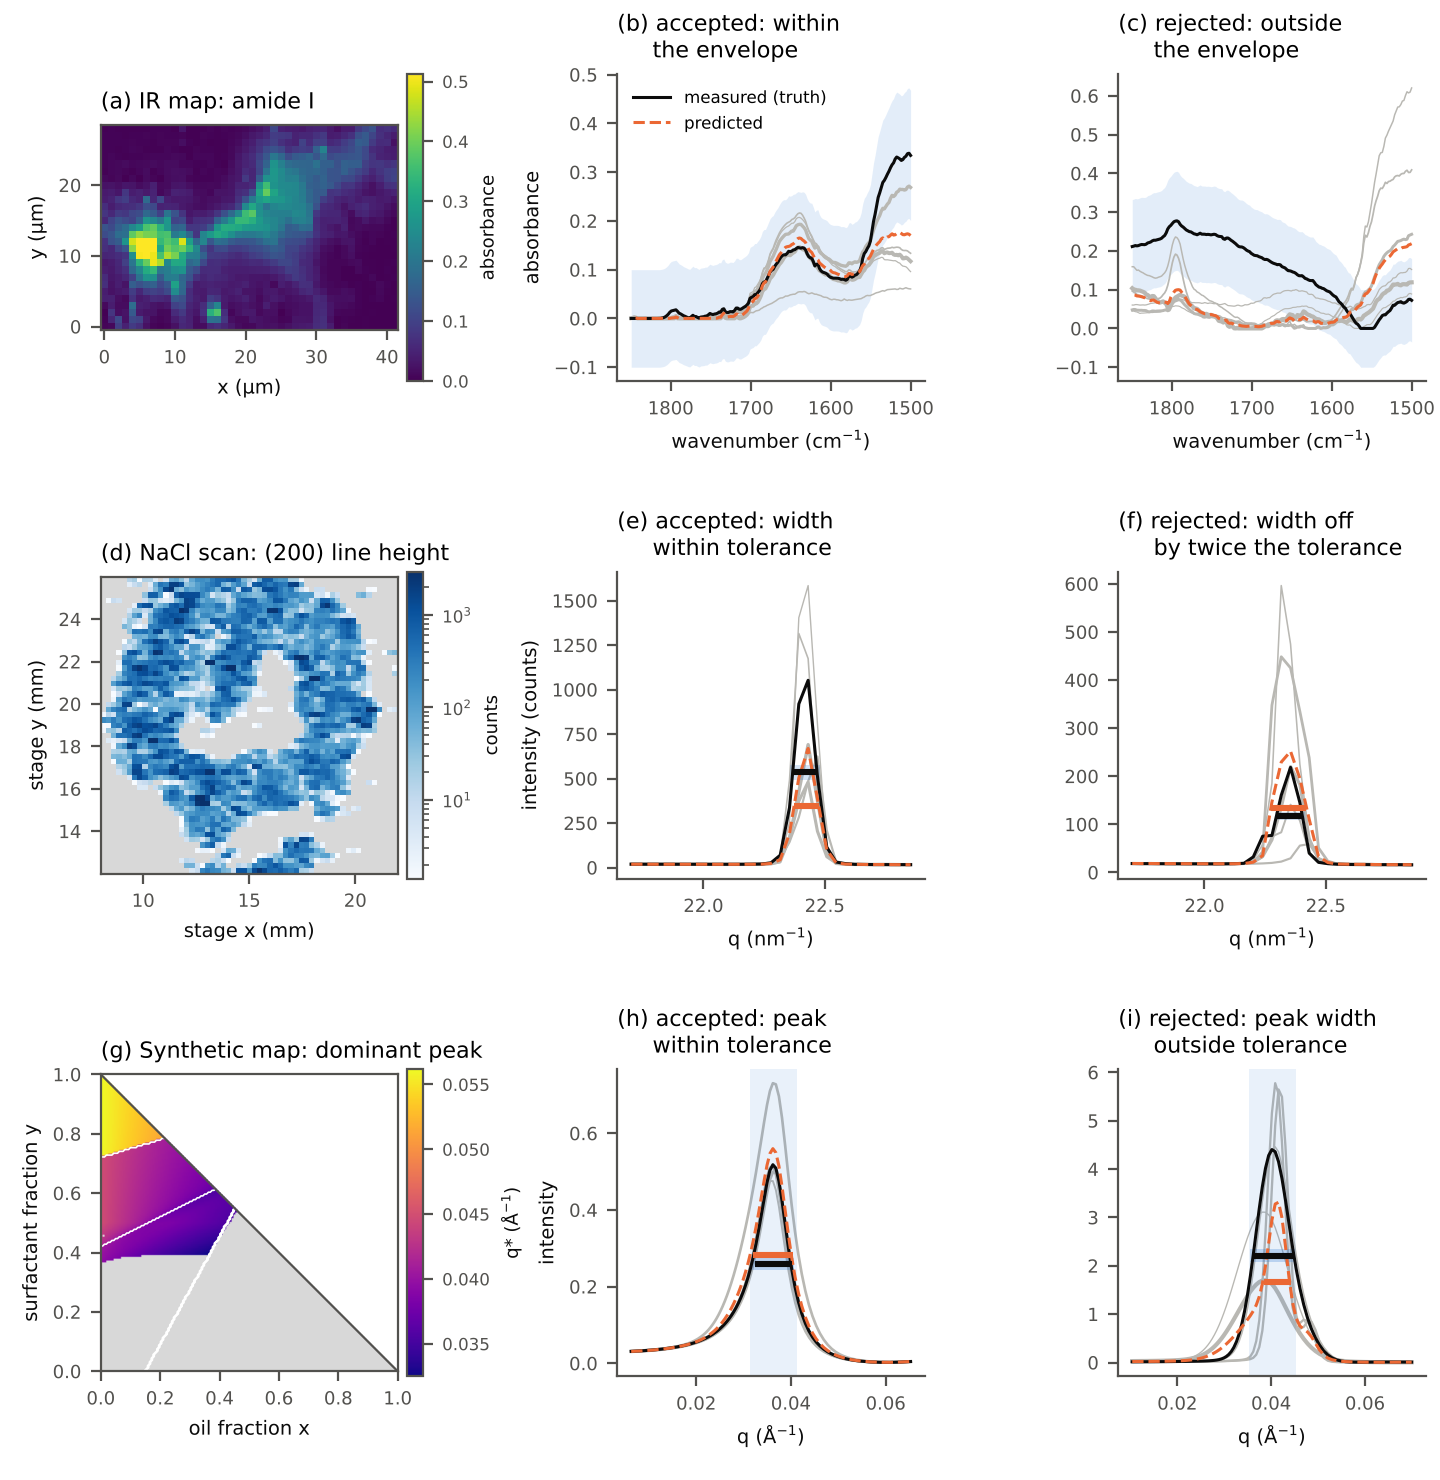

The Python source for this figure:
"""
Figure 3: the three datasets and what their claims accept and reject.
Each row is one dataset: the map of the quantity the claims speak to, a site whose prediction the claim
accepts, and one it rejects (black: measured truth; orange dashed: prediction from the coarser levels;
grey: the natural neighbours that enter it; blue band: the tolerance).

    python manuscript/figures/fig_datasets_claims.py
"""
from __future__ import annotations

import sys
from pathlib import Path

import matplotlib.pyplot as plt
import numpy as np
from matplotlib.colors import LogNorm

FIG = Path(__file__).resolve().parent
sys.path.insert(0, str(FIG))
import fig_claims as FC  # noqa: E402
import fig_datasets as FD  # noqa: E402

INK, INK2 = FD.INK, FD.INK2


def main():
    fig, axs = plt.subplots(3, 3, figsize=(7.2, 7.4), facecolor="white",
                            gridspec_kw=dict(hspace=0.62, wspace=0.62, left=0.07, right=0.99, top=0.95,
                                             bottom=0.07, width_ratios=[1.05, 1, 1]))

    def bar(im, ax, label):
        cb = fig.colorbar(im, ax=ax, fraction=0.05, pad=0.03)
        cb.set_label(label, fontsize=6.5)
        cb.ax.tick_params(labelsize=6)

    # IR
    img, _ = FD.ir_amide()
    ax = axs[0, 0]
    im = ax.imshow(img, origin="lower", cmap="viridis", extent=(-0.5, img.shape[1] - 0.5, -0.5, img.shape[0] - 0.5),
                   vmin=0, vmax=np.nanpercentile(img, 99.5))
    ax.set_xlabel("x (µm)"); ax.set_ylabel("y (µm)")
    ax.set_title("(a) IR map: amide I", loc="left", fontsize=8)
    bar(im, ax, "absorbance")
    FC.ir_panels(axs[0, 1:])

    # NaCl
    _, pres, (xs, ys), _, h = FD.nacl_fwhm()
    ext = (xs[0], xs[-1], ys[0], ys[-1])
    ax = axs[1, 0]
    ax.imshow(np.where(pres, np.nan, 0.0), origin="lower", cmap="Greys", vmin=-1, vmax=3, extent=ext)
    im = ax.imshow(h, origin="lower", cmap="Blues", extent=ext,
                   norm=LogNorm(vmin=np.nanpercentile(h, 2), vmax=np.nanpercentile(h, 99.5)))
    ax.set_xlabel("stage x (mm)"); ax.set_ylabel("stage y (mm)")
    ax.set_title("(d) NaCl scan: (200) line height", loc="left", fontsize=8)
    bar(im, ax, "counts")
    FC.nacl_panels(axs[1, 1:])

    # synthetic
    _, img, _, X, Y = FD.saxs_map()
    ax = axs[2, 0]
    ax.imshow(np.where(np.isnan(img) & (X + Y <= 1), 0.0, np.nan), origin="lower", cmap="Greys", vmin=-1, vmax=3,
              extent=(0, 1, 0, 1))
    im = ax.imshow(img, origin="lower", cmap="plasma", extent=(0, 1, 0, 1))
    lab = FD.SF.classify(X, Y).astype(float)
    lab[lab < 0] = np.nan
    ax.contour(X, Y, lab, levels=[0.5, 1.5, 2.5], colors="white", linewidths=0.6)
    ax.plot([0, 1], [1, 0], color=INK2, lw=0.8)
    ax.set_xlim(0, 1); ax.set_ylim(0, 1)
    ax.set_xlabel("oil fraction x"); ax.set_ylabel("surfactant fraction y")
    ax.set_title("(g) Synthetic map: dominant peak", loc="left", fontsize=8)
    bar(im, ax, "q* (Å$^{-1}$)")
    FC.saxs_panels(axs[2, 1:])

    titles = {(0, 1): "(b) accepted: within\n     the envelope", (0, 2): "(c) rejected: outside\n     the envelope",
              (1, 1): "(e) accepted: width\n     within tolerance", (1, 2): "(f) rejected: width off\n     by twice the tolerance",
              (2, 1): "(h) accepted: peak\n     within tolerance", (2, 2): "(i) rejected: peak width\n     outside tolerance"}
    for (r, c), t in titles.items():
        axs[r, c].set_title(t, loc="left", fontsize=8)
        axs[r, c].tick_params(labelsize=6.5)
        axs[r, c].xaxis.label.set_size(7); axs[r, c].yaxis.label.set_size(7)
        if c == 2:
            axs[r, c].set_ylabel("")
    for r in range(3):
        axs[r, 0].tick_params(labelsize=6.5)
        axs[r, 0].xaxis.label.set_size(7); axs[r, 0].yaxis.label.set_size(7)
    leg = axs[0, 1].get_legend()
    if leg is not None:
        for t in leg.get_texts():
            t.set_fontsize(6)
    fig.savefig(FIG / "fig_datasets_claims.png", dpi=200)
    fig.savefig(FIG / "fig_datasets_claims.pdf")
    print("wrote", FIG / "fig_datasets_claims.png")


if __name__ == "__main__":
    main()
